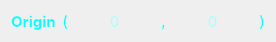
    <widget class="QWidget" name="layoutWidget_5">
     <property name="geometry">
      <rect>
       <x>110</x>
       <y>80</y>
       <width>263</width>
       <height>22</height>
      </rect>
     </property>
     <layout class="QHBoxLayout" name="originLayout">
      <item>
       <widget class="QLabel" name="originLabel">
        <property name="palette">
         <palette>
          <active>
           <colorrole role="WindowText">
            <brush brushstyle="SolidPattern">
             <color alpha="255">
              <red>0</red>
              <green>255</green>
              <blue>255</blue>
             </color>
            </brush>
           </colorrole>
           <colorrole role="Text">
            <brush brushstyle="SolidPattern">
             <color alpha="255">
              <red>170</red>
              <green>255</green>
              <blue>255</blue>
             </color>
            </brush>
           </colorrole>
           <colorrole role="PlaceholderText">
            <brush brushstyle="SolidPattern">
             <color alpha="128">
              <red>0</red>
              <green>225</green>
              <blue>225</blue>
             </color>
            </brush>
           </colorrole>
          </active>
          <inactive>
           <colorrole role="WindowText">
            <brush brushstyle="SolidPattern">
             <color alpha="255">
              <red>0</red>
              <green>255</green>
              <blue>255</blue>
             </color>
            </brush>
           </colorrole>
           <colorrole role="Text">
            <brush brushstyle="SolidPattern">
             <color alpha="255">
              <red>170</red>
              <green>255</green>
              <blue>255</blue>
             </color>
            </brush>
           </colorrole>
           <colorrole role="PlaceholderText">
            <brush brushstyle="SolidPattern">
             <color alpha="128">
              <red>0</red>
              <green>225</green>
              <blue>225</blue>
             </color>
            </brush>
           </colorrole>
          </inactive>
          <disabled>
           <colorrole role="WindowText">
            <brush brushstyle="SolidPattern">
             <color alpha="255">
              <red>60</red>
              <green>68</green>
              <blue>102</blue>
             </color>
            </brush>
           </colorrole>
           <colorrole role="Text">
            <brush brushstyle="SolidPattern">
             <color alpha="255">
              <red>60</red>
              <green>68</green>
              <blue>102</blue>
             </color>
            </brush>
           </colorrole>
           <colorrole role="PlaceholderText">
            <brush brushstyle="SolidPattern">
             <color alpha="128">
              <red>211</red>
              <green>218</green>
              <blue>227</blue>
             </color>
            </brush>
           </colorrole>
          </disabled>
         </palette>
        </property>
        <property name="font">
         <font>
          <family>Inter</family>
          <pointsize>11</pointsize>
          <weight>75</weight>
          <bold>true</bold>
         </font>
        </property>
        <property name="text">
         <string>Origin</string>
        </property>
        <property name="alignment">
         <set>Qt::AlignCenter</set>
        </property>
       </widget>
      </item>
      <item>
       <widget class="QLabel" name="originOBracketLabel">
        <property name="minimumSize">
         <size>
          <width>0</width>
          <height>0</height>
         </size>
        </property>
        <property name="palette">
         <palette>
          <active>
           <colorrole role="WindowText">
            <brush brushstyle="SolidPattern">
             <color alpha="255">
              <red>0</red>
              <green>255</green>
              <blue>255</blue>
             </color>
            </brush>
           </colorrole>
           <colorrole role="Text">
            <brush brushstyle="SolidPattern">
             <color alpha="255">
              <red>170</red>
              <green>255</green>
              <blue>255</blue>
             </color>
            </brush>
           </colorrole>
           <colorrole role="PlaceholderText">
            <brush brushstyle="SolidPattern">
             <color alpha="128">
              <red>0</red>
              <green>225</green>
              <blue>225</blue>
             </color>
            </brush>
           </colorrole>
          </active>
          <inactive>
           <colorrole role="WindowText">
            <brush brushstyle="SolidPattern">
             <color alpha="255">
              <red>0</red>
              <green>255</green>
              <blue>255</blue>
             </color>
            </brush>
           </colorrole>
           <colorrole role="Text">
            <brush brushstyle="SolidPattern">
             <color alpha="255">
              <red>170</red>
              <green>255</green>
              <blue>255</blue>
             </color>
            </brush>
           </colorrole>
           <colorrole role="PlaceholderText">
            <brush brushstyle="SolidPattern">
             <color alpha="128">
              <red>0</red>
              <green>225</green>
              <blue>225</blue>
             </color>
            </brush>
           </colorrole>
          </inactive>
          <disabled>
           <colorrole role="WindowText">
            <brush brushstyle="SolidPattern">
             <color alpha="255">
              <red>60</red>
              <green>68</green>
              <blue>102</blue>
             </color>
            </brush>
           </colorrole>
           <colorrole role="Text">
            <brush brushstyle="SolidPattern">
             <color alpha="255">
              <red>60</red>
              <green>68</green>
              <blue>102</blue>
             </color>
            </brush>
           </colorrole>
           <colorrole role="PlaceholderText">
            <brush brushstyle="SolidPattern">
             <color alpha="128">
              <red>211</red>
              <green>218</green>
              <blue>227</blue>
             </color>
            </brush>
           </colorrole>
          </disabled>
         </palette>
        </property>
        <property name="font">
         <font>
          <family>Inter</family>
          <pointsize>11</pointsize>
          <weight>50</weight>
          <bold>false</bold>
         </font>
        </property>
        <property name="text">
         <string>(</string>
        </property>
        <property name="alignment">
         <set>Qt::AlignCenter</set>
        </property>
       </widget>
      </item>
      <item>
       <widget class="QLabel" name="originXValueLabel">
        <property name="minimumSize">
         <size>
          <width>81</width>
          <height>20</height>
         </size>
        </property>
        <property name="palette">
         <palette>
          <active>
           <colorrole role="WindowText">
            <brush brushstyle="SolidPattern">
             <color alpha="255">
              <red>170</red>
              <green>255</green>
              <blue>255</blue>
             </color>
            </brush>
           </colorrole>
           <colorrole role="Text">
            <brush brushstyle="SolidPattern">
             <color alpha="255">
              <red>170</red>
              <green>255</green>
              <blue>255</blue>
             </color>
            </brush>
           </colorrole>
           <colorrole role="PlaceholderText">
            <brush brushstyle="SolidPattern">
             <color alpha="128">
              <red>0</red>
              <green>225</green>
              <blue>225</blue>
             </color>
            </brush>
           </colorrole>
          </active>
          <inactive>
           <colorrole role="WindowText">
            <brush brushstyle="SolidPattern">
             <color alpha="255">
              <red>170</red>
              <green>255</green>
              <blue>255</blue>
             </color>
            </brush>
           </colorrole>
           <colorrole role="Text">
            <brush brushstyle="SolidPattern">
             <color alpha="255">
              <red>170</red>
              <green>255</green>
              <blue>255</blue>
             </color>
            </brush>
           </colorrole>
           <colorrole role="PlaceholderText">
            <brush brushstyle="SolidPattern">
             <color alpha="128">
              <red>0</red>
              <green>225</green>
              <blue>225</blue>
             </color>
            </brush>
           </colorrole>
          </inactive>
          <disabled>
           <colorrole role="WindowText">
            <brush brushstyle="SolidPattern">
             <color alpha="255">
              <red>60</red>
              <green>68</green>
              <blue>102</blue>
             </color>
            </brush>
           </colorrole>
           <colorrole role="Text">
            <brush brushstyle="SolidPattern">
             <color alpha="255">
              <red>60</red>
              <green>68</green>
              <blue>102</blue>
             </color>
            </brush>
           </colorrole>
           <colorrole role="PlaceholderText">
            <brush brushstyle="SolidPattern">
             <color alpha="128">
              <red>211</red>
              <green>218</green>
              <blue>227</blue>
             </color>
            </brush>
           </colorrole>
          </disabled>
         </palette>
        </property>
        <property name="font">
         <font>
          <family>Inter</family>
          <pointsize>11</pointsize>
          <weight>50</weight>
          <bold>false</bold>
         </font>
        </property>
        <property name="text">
         <string>0</string>
        </property>
        <property name="alignment">
         <set>Qt::AlignCenter</set>
        </property>
        <property name="wordWrap">
         <bool>true</bool>
        </property>
       </widget>
      </item>
      <item>
       <widget class="QLabel" name="originColonLabel">
        <property name="minimumSize">
         <size>
          <width>0</width>
          <height>0</height>
         </size>
        </property>
        <property name="palette">
         <palette>
          <active>
           <colorrole role="WindowText">
            <brush brushstyle="SolidPattern">
             <color alpha="255">
              <red>0</red>
              <green>255</green>
              <blue>255</blue>
             </color>
            </brush>
           </colorrole>
           <colorrole role="Text">
            <brush brushstyle="SolidPattern">
             <color alpha="255">
              <red>170</red>
              <green>255</green>
              <blue>255</blue>
             </color>
            </brush>
           </colorrole>
           <colorrole role="PlaceholderText">
            <brush brushstyle="SolidPattern">
             <color alpha="128">
              <red>0</red>
              <green>225</green>
              <blue>225</blue>
             </color>
            </brush>
           </colorrole>
          </active>
          <inactive>
           <colorrole role="WindowText">
            <brush brushstyle="SolidPattern">
             <color alpha="255">
              <red>0</red>
              <green>255</green>
              <blue>255</blue>
             </color>
            </brush>
           </colorrole>
           <colorrole role="Text">
            <brush brushstyle="SolidPattern">
             <color alpha="255">
              <red>170</red>
              <green>255</green>
              <blue>255</blue>
             </color>
            </brush>
           </colorrole>
           <colorrole role="PlaceholderText">
            <brush brushstyle="SolidPattern">
             <color alpha="128">
              <red>0</red>
              <green>225</green>
              <blue>225</blue>
             </color>
            </brush>
           </colorrole>
          </inactive>
          <disabled>
           <colorrole role="WindowText">
            <brush brushstyle="SolidPattern">
             <color alpha="255">
              <red>60</red>
              <green>68</green>
              <blue>102</blue>
             </color>
            </brush>
           </colorrole>
           <colorrole role="Text">
            <brush brushstyle="SolidPattern">
             <color alpha="255">
              <red>60</red>
              <green>68</green>
              <blue>102</blue>
             </color>
            </brush>
           </colorrole>
           <colorrole role="PlaceholderText">
            <brush brushstyle="SolidPattern">
             <color alpha="128">
              <red>211</red>
              <green>218</green>
              <blue>227</blue>
             </color>
            </brush>
           </colorrole>
          </disabled>
         </palette>
        </property>
        <property name="font">
         <font>
          <family>Inter</family>
          <pointsize>11</pointsize>
          <weight>50</weight>
          <bold>false</bold>
         </font>
        </property>
        <property name="text">
         <string>,</string>
        </property>
        <property name="alignment">
         <set>Qt::AlignCenter</set>
        </property>
       </widget>
      </item>
      <item>
       <widget class="QLabel" name="originYValueLabel">
        <property name="minimumSize">
         <size>
          <width>81</width>
          <height>20</height>
         </size>
        </property>
        <property name="palette">
         <palette>
          <active>
           <colorrole role="WindowText">
            <brush brushstyle="SolidPattern">
             <color alpha="255">
              <red>170</red>
              <green>255</green>
              <blue>255</blue>
             </color>
            </brush>
           </colorrole>
           <colorrole role="Text">
            <brush brushstyle="SolidPattern">
             <color alpha="255">
              <red>170</red>
              <green>255</green>
              <blue>255</blue>
             </color>
            </brush>
           </colorrole>
           <colorrole role="PlaceholderText">
            <brush brushstyle="SolidPattern">
             <color alpha="128">
              <red>0</red>
              <green>225</green>
              <blue>225</blue>
             </color>
            </brush>
           </colorrole>
          </active>
          <inactive>
           <colorrole role="WindowText">
            <brush brushstyle="SolidPattern">
             <color alpha="255">
              <red>170</red>
              <green>255</green>
              <blue>255</blue>
             </color>
            </brush>
           </colorrole>
           <colorrole role="Text">
            <brush brushstyle="SolidPattern">
             <color alpha="255">
              <red>170</red>
              <green>255</green>
              <blue>255</blue>
             </color>
            </brush>
           </colorrole>
           <colorrole role="PlaceholderText">
            <brush brushstyle="SolidPattern">
             <color alpha="128">
              <red>0</red>
              <green>225</green>
              <blue>225</blue>
             </color>
            </brush>
           </colorrole>
          </inactive>
          <disabled>
           <colorrole role="WindowText">
            <brush brushstyle="SolidPattern">
             <color alpha="255">
              <red>60</red>
              <green>68</green>
              <blue>102</blue>
             </color>
            </brush>
           </colorrole>
           <colorrole role="Text">
            <brush brushstyle="SolidPattern">
             <color alpha="255">
              <red>60</red>
              <green>68</green>
              <blue>102</blue>
             </color>
            </brush>
           </colorrole>
           <colorrole role="PlaceholderText">
            <brush brushstyle="SolidPattern">
             <color alpha="128">
              <red>211</red>
              <green>218</green>
              <blue>227</blue>
             </color>
            </brush>
           </colorrole>
          </disabled>
         </palette>
        </property>
        <property name="font">
         <font>
          <family>Inter</family>
          <pointsize>11</pointsize>
          <weight>50</weight>
          <bold>false</bold>
         </font>
        </property>
        <property name="text">
         <string>0</string>
        </property>
        <property name="alignment">
         <set>Qt::AlignCenter</set>
        </property>
        <property name="wordWrap">
         <bool>true</bool>
        </property>
       </widget>
      </item>
      <item>
       <widget class="QLabel" name="originCBracketLabel">
        <property name="minimumSize">
         <size>
          <width>0</width>
          <height>0</height>
         </size>
        </property>
        <property name="palette">
         <palette>
          <active>
           <colorrole role="WindowText">
            <brush brushstyle="SolidPattern">
             <color alpha="255">
              <red>0</red>
              <green>255</green>
              <blue>255</blue>
             </color>
            </brush>
           </colorrole>
           <colorrole role="Text">
            <brush brushstyle="SolidPattern">
             <color alpha="255">
              <red>170</red>
              <green>255</green>
              <blue>255</blue>
             </color>
            </brush>
           </colorrole>
           <colorrole role="PlaceholderText">
            <brush brushstyle="SolidPattern">
             <color alpha="128">
              <red>0</red>
              <green>225</green>
              <blue>225</blue>
             </color>
            </brush>
           </colorrole>
          </active>
          <inactive>
           <colorrole role="WindowText">
            <brush brushstyle="SolidPattern">
             <color alpha="255">
              <red>0</red>
              <green>255</green>
              <blue>255</blue>
             </color>
            </brush>
           </colorrole>
           <colorrole role="Text">
            <brush brushstyle="SolidPattern">
             <color alpha="255">
              <red>170</red>
              <green>255</green>
              <blue>255</blue>
             </color>
            </brush>
           </colorrole>
           <colorrole role="PlaceholderText">
            <brush brushstyle="SolidPattern">
             <color alpha="128">
              <red>0</red>
              <green>225</green>
              <blue>225</blue>
             </color>
            </brush>
           </colorrole>
          </inactive>
          <disabled>
           <colorrole role="WindowText">
            <brush brushstyle="SolidPattern">
             <color alpha="255">
              <red>60</red>
              <green>68</green>
              <blue>102</blue>
             </color>
            </brush>
           </colorrole>
           <colorrole role="Text">
            <brush brushstyle="SolidPattern">
             <color alpha="255">
              <red>60</red>
              <green>68</green>
              <blue>102</blue>
             </color>
            </brush>
           </colorrole>
           <colorrole role="PlaceholderText">
            <brush brushstyle="SolidPattern">
             <color alpha="128">
              <red>211</red>
              <green>218</green>
              <blue>227</blue>
             </color>
            </brush>
           </colorrole>
          </disabled>
         </palette>
        </property>
        <property name="font">
         <font>
          <family>Inter</family>
          <pointsize>11</pointsize>
          <weight>50</weight>
          <bold>false</bold>
         </font>
        </property>
        <property name="text">
         <string>)</string>
        </property>
        <property name="alignment">
         <set>Qt::AlignCenter</set>
        </property>
       </widget>
      </item>
     </layout>
    </widget>
